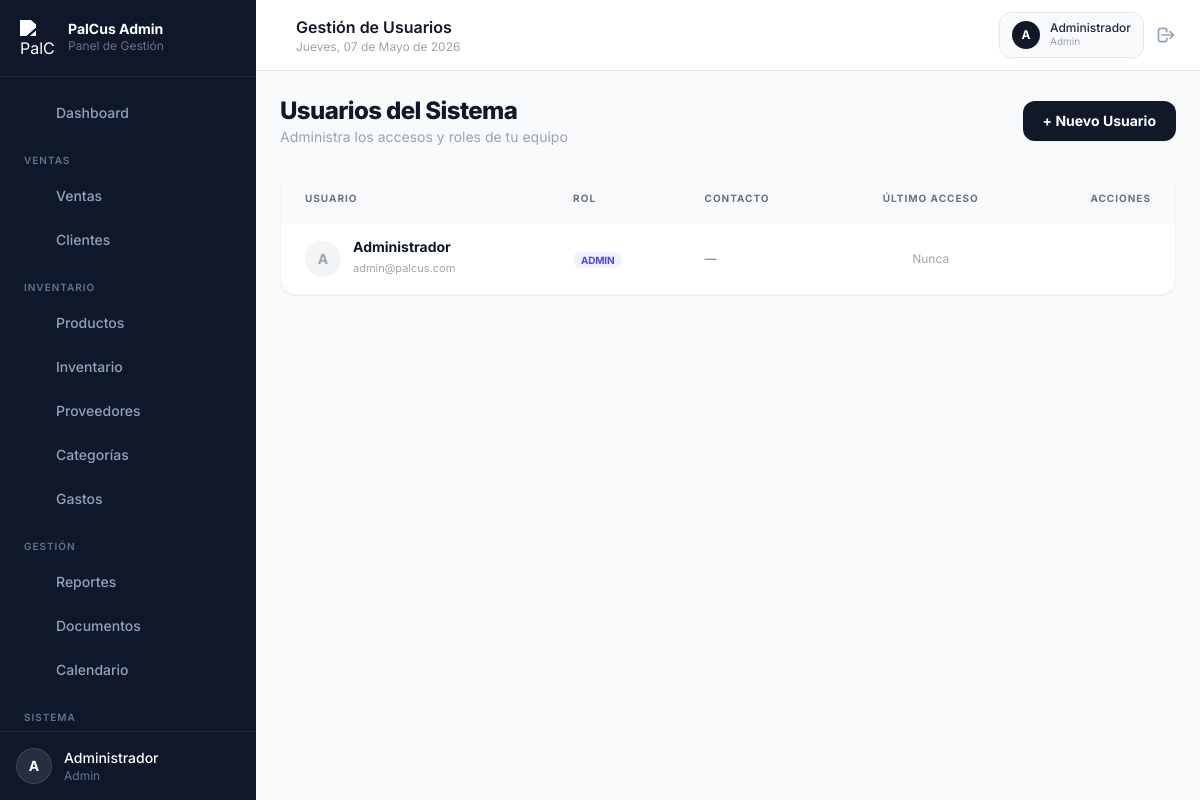
The app's page /modules/usuarios/index.php (signed in) with its own data.
### tables this page shows
CREATE TABLE `usuarios` (
  `id`            INT UNSIGNED AUTO_INCREMENT PRIMARY KEY,
  `nombre`        VARCHAR(100)  NOT NULL,
  `email`         VARCHAR(150)  NOT NULL UNIQUE,
  `password_hash` VARCHAR(255)  NOT NULL,
  `rol`           ENUM('admin','vendedor','almacenero') NOT NULL DEFAULT 'vendedor',
  `telefono`      VARCHAR(20)   DEFAULT NULL,
  `activo`        TINYINT(1)    NOT NULL DEFAULT 1,
  `ultimo_acceso` DATETIME      DEFAULT NULL,
  `created_at`    TIMESTAMP     DEFAULT CURRENT_TIMESTAMP,
  `updated_at`    TIMESTAMP     DEFAULT CURRENT_TIMESTAMP ON UPDATE CURRENT_TIMESTAMP
);

### includes/auth.php (called while the page is built, shortened)
<?php
require_once __DIR__ . '/../config/database.php';
function isLoggedIn(): bool
{
    return isset($_SESSION['user_id']) && !empty($_SESSION['user_id']);
}
function currentUser(): ?array
{
    return $_SESSION['user'] ?? null;
}
function currentRole(): string
{
    return currentUser()['rol'] ?? '';
}

### config/database.php (called while the page is built, shortened)
<?php
class Database
{
    private static ?Database $instance = null;
    private PDO $pdo;
    private function __construct()
    {
        $dsn = sprintf(
            'mysql:host=%s;dbname=%s;charset=%s',
            DB_HOST, DB_NAME, DB_CHARSET
        );
        $options = [
            PDO::ATTR_ERRMODE            => PDO::ERRMODE_EXCEPTION,
            PDO::ATTR_DEFAULT_FETCH_MODE => PDO::FETCH_ASSOC,
            PDO::ATTR_EMULATE_PREPARES   => false,
        ];
        try {
            $this->pdo = new PDO($dsn, DB_USER, DB_PASS, $options);
        } catch (PDOException $e) {
            $msg = APP_ENV === 'development'
                ? 'Error de conexión: ' . $e->getMessage()
                : 'Error de conexión a la base de datos.';
            die(json_encode(['error' => $msg]));
        }
    }
    public static function getInstance(): self
    {
        if (self::$instance === null) {
            self::$instance = new self();
        }
        return self::$instance;
    }
    public function fetchAll(string $sql, array $params = []): array
    {
        $stmt = $this->pdo->prepare($sql);
        $stmt->execute($params);
        return $stmt->fetchAll();
    }
}
function db(): Database {
    return Database::getInstance();
}

### includes/functions.php (called while the page is built, shortened)
<?php
function fechaLarga(): string
{
    $dias = ['Domingo', 'Lunes', 'Martes', 'Miércoles', 'Jueves', 'Viernes', 'Sábado'];
    $meses = ['', 'Enero', 'Febrero', 'Marzo', 'Abril', 'Mayo', 'Junio', 'Julio', 'Agosto', 'Septiembre', 'Octubre', 'Noviembre', 'Diciembre'];
    $diaSemana = $dias[date('w')];
    $diaNum    = date('d');
    $mesNum    = (int)date('m');
    $anio      = date('Y');
    return "{$diaSemana}, {$diaNum} de {$meses[$mesNum]} de {$anio}";
}
function e(string $str): string
{
    return htmlspecialchars($str, ENT_QUOTES | ENT_HTML5, 'UTF-8');
}

### modules/usuarios/index.php (the view, shortened to what this page needs)
<?php
$ADMIN = dirname(dirname(__DIR__));
require_once $ADMIN . '/config/database.php';
require_once $ADMIN . '/includes/auth.php';
require_once $ADMIN . '/includes/functions.php';
$activePage = 'usuarios';
$pageTitle  = 'Gestión de Usuarios';
$usuarios = db()->fetchAll("SELECT * FROM usuarios WHERE activo = 1 ORDER BY nombre ASC");
?>
<!DOCTYPE html>
<html lang="es">
<head>
  <script src="https://cdn.tailwindcss.com"></script>
</head>
<body class="bg-gray-50 min-h-screen">
<div id="app-wrapper" class="flex min-h-screen">
  <?php include $ADMIN . '/includes/sidebar.php'; ?>
  <div class="flex-1 flex flex-col lg:ml-64 min-w-0">
    <?php include $ADMIN . '/includes/header.php'; ?>
    <main class="flex-1 p-6 space-y-6">
      <div class="flex flex-wrap items-center justify-between gap-4">
        <div>
          <h2 class="text-2xl font-extrabold text-gray-900 tracking-tight">Usuarios del Sistema</h2>
          <p class="text-gray-400 text-sm">Administra los accesos y roles de tu equipo</p>
        </div>
        <a href="crear.php" class="bg-gray-900 hover:bg-gray-700 text-white text-sm font-bold px-5 py-2.5 rounded-xl transition-all shadow-sm">
          + Nuevo Usuario
        </a>
      </div>
      <div class="bg-white rounded-2xl border border-gray-100 shadow-sm overflow-hidden">
        <div class="overflow-x-auto">
          <table class="w-full text-sm">
            <thead>
              <tr class="bg-gray-50 text-gray-500 text-[10px] font-bold uppercase tracking-widest">
                <th class="px-6 py-4 text-left">Usuario</th>
                <th class="px-6 py-4 text-left">Rol</th>
                <th class="px-6 py-4 text-left">Contacto</th>
                <th class="px-6 py-4 text-center">Último Acceso</th>
                <th class="px-6 py-4 text-right">Acciones</th>
              </tr>
            </thead>
            <tbody class="divide-y divide-gray-50">
              <?php foreach ($usuarios as $u): ?>
              <tr class="hover:bg-gray-50 transition-colors">
                <td class="px-6 py-4">
                  <div class="flex items-center gap-3">
                    <div class="w-9 h-9 rounded-full bg-gray-100 flex items-center justify-center text-gray-400 font-bold">
                      <?= strtoupper(substr($u['nombre'], 0, 1)) ?>
                    </div>
                    <div>
                      <p class="font-bold text-gray-900 leading-none"><?= e($u['nombre']) ?></p>
                      <p class="text-[11px] text-gray-400 mt-1"><?= e($u['email']) ?></p>
                    </div>
                  </div>
                </td>
                <td class="px-6 py-4">
                  <span class="px-2 py-0.5 rounded-full text-[10px] font-bold uppercase tracking-tight
                    <?= $u['rol']==='admin' ? 'bg-indigo-50 text-indigo-600' : 'bg-slate-100 text-slate-600' ?>">
                    <?= $u['rol'] ?>
                  </span>
                </td>
                <td class="px-6 py-4 text-gray-500 text-xs">
                  <?= e($u['telefono'] ?: '—') ?>
                </td>
                <td class="px-6 py-4 text-center text-gray-400 text-xs">
                  <?= $u['ultimo_acceso'] ? date('d/m/Y H:i', strtotime($u['ultimo_acceso'])) : 'Nunca' ?>
                </td>
                <td class="px-6 py-4 text-right">
                  <div class="flex justify-end gap-2">
                    <a href="editar.php?id=<?= $u['id'] ?>" class="p-1.5 text-gray-400 hover:text-gray-900 transition-colors">
                    </a>
                  </div>
                </td>
              </tr>
              <?php endforeach; ?>
            </tbody>
          </table>
        </div>
      </div>
    </main>
  </div>
</div>
</body>
</html>

### includes/sidebar.php (shortened to what this page needs)
<?php
$user = currentUser();
$nav = [
  'principal' => [
    ['icon' => 'home',      'label' => 'Dashboard',   'href' => 'index.php',              'page' => 'dashboard', 'roles' => ['admin','vendedor','almacenero']],
  ],
  'ventas' => [
    ['icon' => 'cart',      'label' => 'Ventas',       'href' => 'modules/ventas/',        'page' => 'ventas',    'roles' => ['admin','vendedor']],
    ['icon' => 'users',     'label' => 'Clientes',     'href' => 'modules/clientes/',      'page' => 'clientes',  'roles' => ['admin','vendedor']],
  ],
  'inventario' => [
    ['icon' => 'package',   'label' => 'Productos',    'href' => 'modules/productos/',     'page' => 'productos', 'roles' => ['admin','almacenero']],
    ['icon' => 'layers',    'label' => 'Inventario',   'href' => 'modules/inventario/',    'page' => 'inventario','roles' => ['admin','almacenero']],
    ['icon' => 'truck',     'label' => 'Proveedores',  'href' => 'modules/proveedores/',   'page' => 'proveedores','roles' => ['admin','almacenero']],
    ['icon' => 'tag',       'label' => 'Categorías',   'href' => 'modules/categorias/',    'page' => 'categorias', 'roles' => ['admin','almacenero']],
    ['icon' => 'credit',    'label' => 'Gastos',       'href' => 'modules/gastos/',        'page' => 'gastos',    'roles' => ['admin']],
  ],
  'gestión' => [
    ['icon' => 'chart',     'label' => 'Reportes',     'href' => 'modules/reportes/',      'page' => 'reportes',  'roles' => ['admin']],
    ['icon' => 'file',      'label' => 'Documentos',   'href' => 'modules/documentos/',    'page' => 'documentos','roles' => ['admin']],
    ['icon' => 'calendar',  'label' => 'Calendario',   'href' => 'modules/calendario/',    'page' => 'calendario','roles' => ['admin','vendedor']],
  ],
  'sistema' => [
    ['icon' => 'cog',       'label' => 'Configuración','href' => 'modules/configuracion/', 'page' => 'configuracion','roles' => ['admin']],
    ['icon' => 'shield',    'label' => 'Usuarios',     'href' => 'modules/usuarios/',      'page' => 'usuarios',  'roles' => ['admin']],
  ],
];
function sidebarIcon(string $name): string {
  return $icons[$name] ?? '';
}
$groupLabels = [
  'principal' => '',
  'ventas'    => 'Ventas',
  'inventario'=> 'Inventario',
  'gestión'   => 'Gestión',
  'sistema'   => 'Sistema',
];
?>
<aside id="sidebar"
  class="fixed inset-y-0 left-0 z-50 w-64 bg-slate-900 flex flex-col transition-transform duration-300 lg:translate-x-0 -translate-x-full"
  aria-label="Sidebar">
  <div class="flex items-center gap-3 px-5 py-5 border-b border-slate-800">
    <img
      src="https://res.cloudinary.com/dv7nmkmpm/image/upload/palcus_assets/icon_logo.png"
      alt="PalCus Perú"
      class="w-9 h-9 object-contain shrink-0"
      style="filter: brightness(0) invert(1);"
    />
    <div>
      <p class="text-white font-bold text-sm leading-none">PalCus Admin</p>
      <p class="text-slate-500 text-xs mt-0.5">Panel de Gestión</p>
    </div>
  </div>
  <nav class="flex-1 overflow-y-auto py-4 px-3 space-y-1">
    <?php foreach ($nav as $group => $items): ?>
      <?php if ($groupLabels[$group]): ?>
      <p class="text-slate-500 text-[10px] font-semibold uppercase tracking-widest px-3 pt-4 pb-1">
        <?= $groupLabels[$group] ?>
      </p>
      <?php endif; ?>
      <?php foreach ($items as $item): ?>
        <?php $isActive = ($activePage ?? '') === $item['page']; ?>
        <a href="<?= APP_URL ?>/<?= $item['href'] ?>"
           class="flex items-center gap-3 px-3 py-2.5 rounded-xl text-sm font-medium transition-all duration-150
                  <?= $isActive
                    ? 'bg-white/10 text-white border border-white/10'
                    : 'text-slate-400 hover:bg-slate-800 hover:text-white' ?>">
          <svg class="w-5 h-5 shrink-0" fill="none" stroke="currentColor" viewBox="0 0 24 24">
            <?= sidebarIcon($item['icon']) ?>
          </svg>
          <?= $item['label'] ?>
        </a>
      <?php endforeach; ?>
    <?php endforeach; ?>
  </nav>
  <div class="border-t border-slate-800 p-4">
    <div class="flex items-center gap-3">
      <div class="w-9 h-9 rounded-full bg-white/10 border border-white/10 flex items-center justify-center shrink-0">
        <span class="text-white text-sm font-bold"><?= strtoupper(substr($user['nombre'] ?? 'U', 0, 1)) ?></span>
      </div>
      <div class="flex-1 min-w-0">
        <p class="text-white text-sm font-medium truncate"><?= htmlspecialchars($user['nombre'] ?? '') ?></p>
        <p class="text-slate-500 text-xs capitalize"><?= $user['rol'] ?? '' ?></p>
      </div>
    </div>
  </div>
</aside>

### includes/header.php (shortened to what this page needs)
<header class="sticky top-0 z-30 bg-white border-b border-gray-200 flex items-center gap-4 px-6 py-3">
  <div class="flex-1">
    <h1 class="text-gray-900 font-semibold text-base"><?= $pageTitle ?? 'Dashboard' ?></h1>
    <p class="text-gray-400 text-xs"><?= fechaLarga() ?></p>
  </div>
  <div class="flex items-center gap-3">
    <div class="hidden sm:flex items-center gap-2.5 bg-gray-50 border border-gray-200 rounded-xl px-3 py-2">
      <div class="w-7 h-7 rounded-full bg-gray-900 flex items-center justify-center">
        <span class="text-white text-xs font-bold"><?= strtoupper(substr(currentUser()['nombre'] ?? 'U', 0, 1)) ?></span>
      </div>
      <div>
        <p class="text-gray-800 text-xs font-medium leading-none"><?= htmlspecialchars(currentUser()['nombre'] ?? '') ?></p>
        <p class="text-gray-400 text-[10px] capitalize"><?= currentRole() ?></p>
      </div>
    </div>
    <a href="<?= APP_URL ?>/logout.php"
       class="text-slate-400 hover:text-red-500 transition-colors"
       title="Cerrar sesión">
      <svg class="w-5 h-5" fill="none" stroke="currentColor" viewBox="0 0 24 24">
        <path stroke-linecap="round" stroke-linejoin="round" stroke-width="2"
          d="M17 16l4-4m0 0l-4-4m4 4H7m6 4v1a3 3 0 01-3 3H6a3 3 0 01-3-3V7a3 3 0 013-3h4a3 3 0 013 3v1"/>
      </svg>
    </a>
  </div>
</header>

### modules/usuarios/index.php (style rules this page uses)
* { font-family:'Inter',sans-serif; }

### records on screen
usuarios: nombre "A", nombre "Administrador", rol "Admin", email "admin@palcus.com", rol "ADMIN", telefono "—", shows "Nunca"

### other values on screen
$item['label'] "Dashboard"
$groupLabels[$group] "VENTAS"
$item['label'] "Ventas"
$item['label'] "Clientes"
$groupLabels[$group] "INVENTARIO"
$item['label'] "Productos"
$item['label'] "Inventario"
$item['label'] "Proveedores"
$item['label'] "Categorías"
$item['label'] "Gastos"
$groupLabels[$group] "GESTIÓN"
$item['label'] "Reportes"
$item['label'] "Documentos"
$item['label'] "Calendario"
$groupLabels[$group] "SISTEMA"
